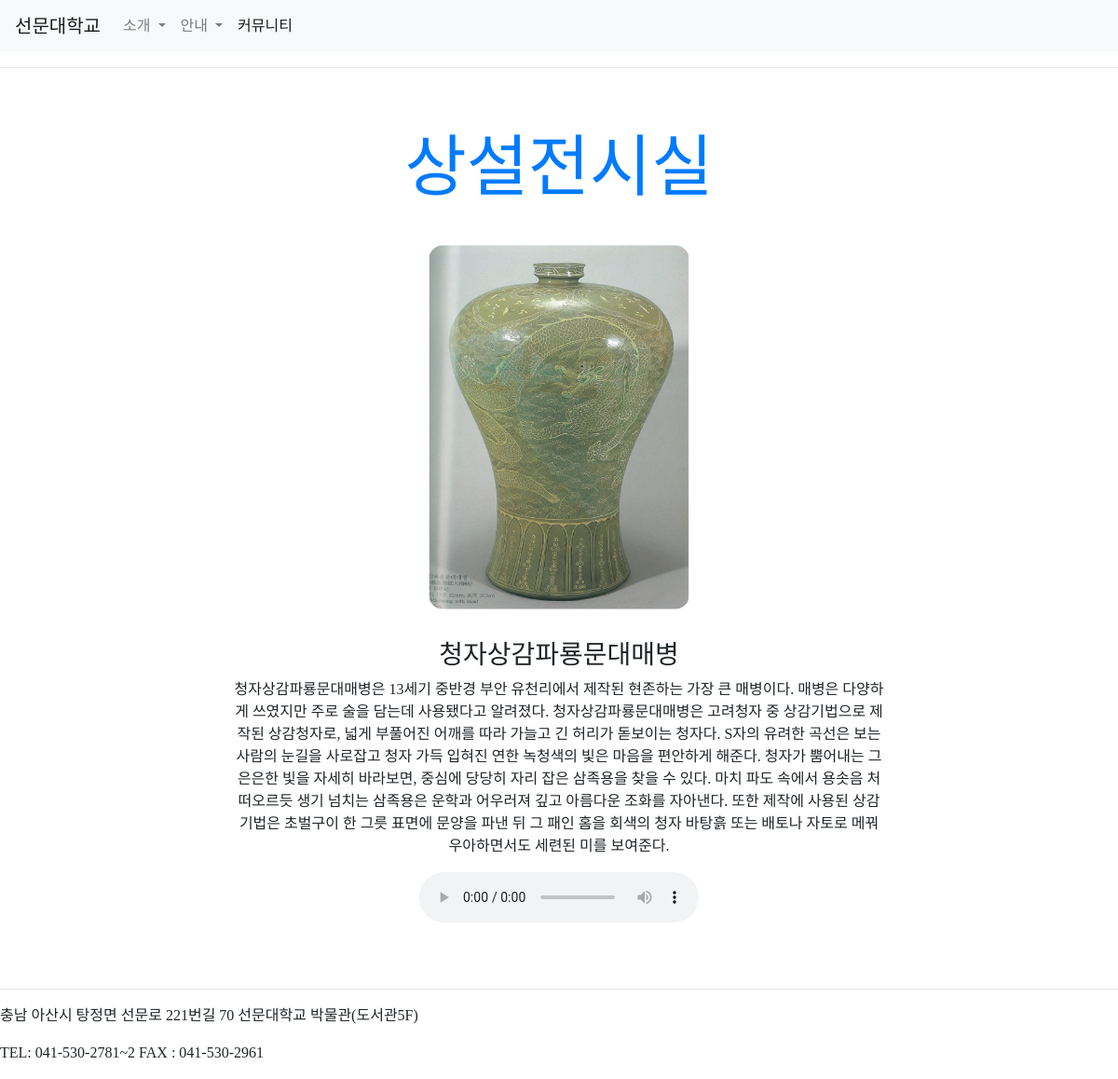
Screenshot of /curators/permanent_detail/4 with the database file from the repository.
### curatorapp/models.py (models this page shows)
class Permanent(models.Model):
    title = models.CharField(max_length=30, null=False)
    image = models.ImageField(upload_to='permanent/img/', null=False)
    content = models.TextField(null=True)
    mp3 = models.FileField(upload_to='permanent/mp3/', validators=[validate_file_extension])

### curatorapp/views.py (the view)
# urls.py: path('permanent_detail/<int:pk>', PermanentDetailView.as_view(), name='permanent_detail'),
class PermanentDetailView(DetailView):
    model = Permanent
    context_object_name = 'target_permanent'
    template_name = 'curatorapp/permanent_detail.html'

### curatorapp/templates/curatorapp/permanent_detail.html (shortened to what this page needs)
{% extends 'base.html' %}
{% block content %}
<div style="text-align: center; max-width: 700px; margin: 4rem auto;">
    <div>
        <a href="{% url 'curatorapp:permanent_list' %}">
            <h1 style="text-align: center; font-size: 6vw;">
                상설전시실
            </h1>
        </a>
        <img style="width: 40%; border-radius: 1rem; margin: 2rem 0;" src="{{ target_permanent.image.url }}" alt="">
    </div>
    <div>
        <h3> {{target_permanent.title}} </h3>
        <p>
            {{target_permanent.content }}
        </p>
    </div>
    <div>
        <audio controls>
            <source src="{{ target_permanent.mp3.url }}" type="audio/mp3">
            </audio>
    </div>
</div>
{% endblock %}

### rows the page displays
Permanent: image (picture), title "청자상감파룡문대매병", content "청자상감파룡문대매병은 13세기 중반경 부안 유천리에서 제작된 현존하는 가장 큰 매병이다. 매병은 다양하게 쓰였지만 주로 술을 담는데 사용됐다고 알려졌다. 청자상감파룡문대매병은 고려청자 중 상감기법으로 제작된 상감청자로, 넓게 부풀어진 어깨를 따라 가늘고 긴 허리가 돋보이는 청자다. S자의 유려한 곡선은 보는 사람의 눈길을 사로잡고 청자 가득 입혀진 연한 녹청색의 빛은 마음을 편안하게 해준다. 청자가 뿜어내는 그 은은한 빛을 자세히 바라보면, 중심에 당당히 자리 잡은 삼족용을 찾을 수 있다. 마치 파도 속에서 용솟음 처 떠오르듯 생기 넘치는 삼족용은 운학과 어우러져 깊고 아름다운 조화를 자아낸다. 또한 제작에 사용된 상감기법은 초벌구이 한 그릇 표면에 문양을 파낸 뒤 그 패인 홈을 회색의 청자 바탕흙 또는 배토나 자토로 메꿔 우아하면서도 세련된 미를 보여준다."
